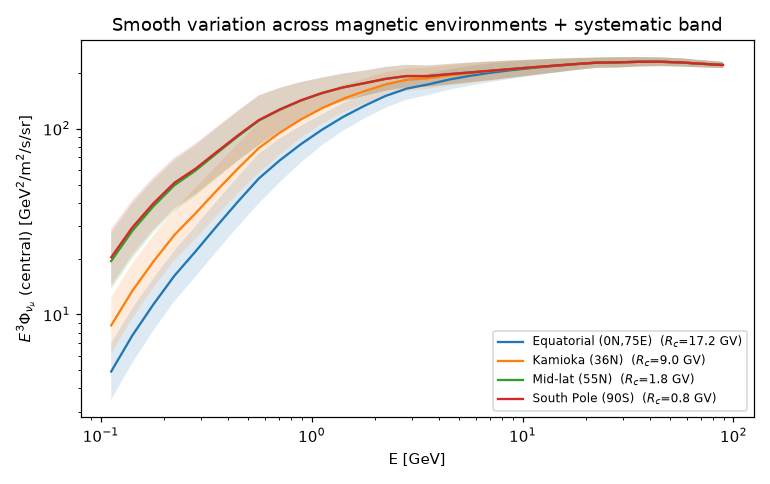

The Python source for this figure:
"""Extreme-latitude spot-check of the absolute engine across magnetic environments.

The reviewer's verification #1: confirm the central estimate, the model-spread
systematic, and the composition <A/Z> behave smoothly from a high-cutoff
near-equatorial site to a no-cutoff polar site. The geomagnetic cutoff is the only
site-dependent ingredient of the suppression (the 1D bases and the <A/Z> folding
are site-independent), so the test is that R_c falls monotonically toward the pole,
the flux rises (less shielding) without discontinuity, and the *fractional*
systematic envelope is site-robust (the cutoff cancels in the base ratio).

Run::

    python latitude_check.py --plot
"""

from __future__ import annotations

import argparse
import datetime

import numpy as np

import geomag_backtrace as gb
from base_comparison import model_envelope
from mceq3d_flux import MCEq3DFlux

SITES = [
    ("Equatorial (0N,75E)", 0.0, 75.0),
    ("Kamioka (36N)", 36.43, 137.31),
    ("Mid-lat (55N)", 55.0, 10.0),
    ("South Pole (90S)", -89.9, 0.0),
]
EREPORT = (0.3, 1.0, 10.0)


def _base_and_G(base_model):
    eng = MCEq3DFlux(base_model=base_model, daemonflux_location="generic")
    e = eng.e
    base = eng.base(np.array([0.95]))["total_numu"][0]
    rc_grid = np.linspace(0.1, 20.0, 14)
    G, rc_grid = eng.geomag_response(rc_grid)
    return e, base, G["total_numu"], rc_grid


def main(argv=None):
    p = argparse.ArgumentParser(description=__doc__)
    p.add_argument("--plot", action="store_true")
    args = p.parse_args(argv)
    date = datetime.datetime(2020, 1, 1)

    e, base_mc, G_mc, rcg = _base_and_G("mceq")
    _, base_df, G_df, _ = _base_and_G("daemonflux")

    def flux_at(base, G, rc, E):
        g = np.array([np.interp(rc, rcg, G[:, k]) for k in range(len(e))])
        f = base * g
        return float(
            np.exp(np.interp(np.log(E), np.log(e), np.log(np.maximum(f, 1e-300))))
        )

    print("Vertical numu across magnetic environments (central +/- systematic):")
    header = "  site                  R_c[GV]"
    for E in EREPORT:
        header += f"   {E:>5g}GeV"
    print(header)
    rows = []
    for name, lat, lon in SITES:
        rc = float(gb.cutoff_igrf(lat, lon, 0.0, 0.0, date))
        cells = ""
        sysrow = []
        for E in EREPORT:
            fmc = flux_at(base_mc, G_mc, rc, E)
            fdf = flux_at(base_df, G_df, rc, E)
            cen, sysf = model_envelope([fmc], [fdf])
            cells += f"  {cen[0]:7.1f}±{sysf[0] * 100:2.0f}%"
            sysrow.append(sysf[0])
        print(f"  {name:20s}  {rc:6.2f}   {cells}")
        rows.append((name, rc, sysrow))

    # smoothness assertions
    rcs = [gb.cutoff_igrf(lat, lon, 0.0, 0.0, date) for _, lat, lon in SITES]
    print(
        f"\nR_c monotonic equator->pole: {all(np.diff(rcs) <= 1e-6)} "
        f"({', '.join(f'{r:.1f}' for r in rcs)} GV)"
    )
    sys1gev = [r[2][1] for r in rows]
    print(
        f"Systematic at 1 GeV is site-robust: spread "
        f"{(max(sys1gev) - min(sys1gev)) * 100:.1f}% "
        f"(cutoff cancels in the base ratio)"
    )

    if args.plot:
        import matplotlib

        matplotlib.use("Agg")
        import matplotlib.pyplot as plt

        fig, ax = plt.subplots(figsize=(7.0, 4.4))
        for name, lat, lon in SITES:
            rc = float(gb.cutoff_igrf(lat, lon, 0.0, 0.0, date))
            cen = []
            lo = []
            hi = []
            for E in e[(e >= 0.1) & (e <= 100)]:
                fmc = flux_at(base_mc, G_mc, rc, E)
                fdf = flux_at(base_df, G_df, rc, E)
                c, s = model_envelope([fmc], [fdf])
                cen.append(c[0] * E**3)
                lo.append(c[0] * np.exp(-s[0]) * E**3)
                hi.append(c[0] * np.exp(s[0]) * E**3)
            ee = e[(e >= 0.1) & (e <= 100)]
            ax.fill_between(ee, lo, hi, alpha=0.15)
            ax.loglog(ee, cen, label=f"{name}  ($R_c$={rc:.1f} GV)")
        ax.set_xlabel("E [GeV]")
        ax.set_ylabel(r"$E^3\Phi_{\nu_\mu}$ (central) [GeV$^2$/m$^2$/s/sr]")
        ax.set_title("Smooth variation across magnetic environments + systematic band")
        ax.legend(fontsize=8)
        fig.tight_layout()
        fig.savefig("latitude_check.png", dpi=110)
        print("saved plot -> latitude_check.png")


if __name__ == "__main__":
    main()
